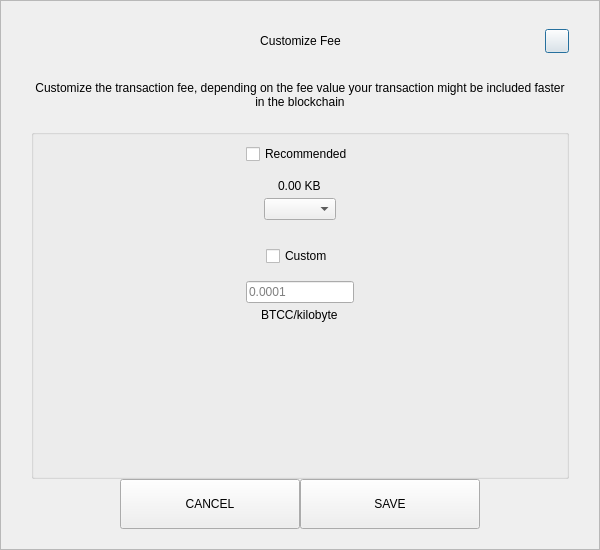
<?xml version="1.0" encoding="UTF-8"?>
<ui version="4.0">
 <class>SendCustomFeeDialog</class>
 <widget class="QDialog" name="SendCustomFeeDialog">
  <property name="geometry">
   <rect>
    <x>0</x>
    <y>0</y>
    <width>600</width>
    <height>550</height>
   </rect>
  </property>
  <property name="windowTitle">
   <string>Form</string>
  </property>
  <layout class="QVBoxLayout" name="verticalLayout_3">
   <property name="spacing">
    <number>0</number>
   </property>
   <property name="leftMargin">
    <number>0</number>
   </property>
   <property name="topMargin">
    <number>0</number>
   </property>
   <property name="rightMargin">
    <number>0</number>
   </property>
   <property name="bottomMargin">
    <number>0</number>
   </property>
   <item>
    <widget class="QFrame" name="frame">
     <property name="styleSheet">
      <string notr="true"/>
     </property>
     <property name="frameShape">
      <enum>QFrame::StyledPanel</enum>
     </property>
     <property name="frameShadow">
      <enum>QFrame::Raised</enum>
     </property>
     <layout class="QVBoxLayout" name="verticalLayout_2">
      <property name="spacing">
       <number>0</number>
      </property>
      <property name="leftMargin">
       <number>30</number>
      </property>
      <property name="topMargin">
       <number>20</number>
      </property>
      <property name="rightMargin">
       <number>30</number>
      </property>
      <property name="bottomMargin">
       <number>20</number>
      </property>
      <item>
       <layout class="QHBoxLayout" name="horizontalLayout_3">
        <property name="spacing">
         <number>0</number>
        </property>
        <item>
         <spacer name="horizontalSpacer_21">
          <property name="orientation">
           <enum>Qt::Horizontal</enum>
          </property>
          <property name="sizeHint" stdset="0">
           <size>
            <width>40</width>
            <height>20</height>
           </size>
          </property>
         </spacer>
        </item>
        <item>
         <widget class="QLabel" name="labelTitle">
          <property name="minimumSize">
           <size>
            <width>0</width>
            <height>40</height>
           </size>
          </property>
          <property name="maximumSize">
           <size>
            <width>16777215</width>
            <height>40</height>
           </size>
          </property>
          <property name="styleSheet">
           <string notr="true">padding-left:24px;</string>
          </property>
          <property name="text">
           <string>Customize Fee</string>
          </property>
          <property name="alignment">
           <set>Qt::AlignCenter</set>
          </property>
          <property name="margin">
           <number>7</number>
          </property>
         </widget>
        </item>
        <item>
         <spacer name="horizontalSpacer">
          <property name="orientation">
           <enum>Qt::Horizontal</enum>
          </property>
          <property name="sizeHint" stdset="0">
           <size>
            <width>40</width>
            <height>20</height>
           </size>
          </property>
         </spacer>
        </item>
        <item>
         <widget class="QPushButton" name="btnEsc">
          <property name="minimumSize">
           <size>
            <width>24</width>
            <height>24</height>
           </size>
          </property>
          <property name="maximumSize">
           <size>
            <width>24</width>
            <height>24</height>
           </size>
          </property>
          <property name="text">
           <string/>
          </property>
         </widget>
        </item>
       </layout>
      </item>
      <item>
       <spacer name="verticalSpacer_2">
        <property name="orientation">
         <enum>Qt::Vertical</enum>
        </property>
        <property name="sizeType">
         <enum>QSizePolicy::Fixed</enum>
        </property>
        <property name="sizeHint" stdset="0">
         <size>
          <width>20</width>
          <height>20</height>
         </size>
        </property>
       </spacer>
      </item>
      <item>
       <widget class="QLabel" name="labelMessage">
        <property name="text">
         <string>Customize the transaction fee, depending on the fee value your transaction might be included faster in the blockchain</string>
        </property>
        <property name="alignment">
         <set>Qt::AlignCenter</set>
        </property>
        <property name="wordWrap">
         <bool>true</bool>
        </property>
       </widget>
      </item>
      <item>
       <spacer name="verticalSpacer_3">
        <property name="orientation">
         <enum>Qt::Vertical</enum>
        </property>
        <property name="sizeType">
         <enum>QSizePolicy::Fixed</enum>
        </property>
        <property name="sizeHint" stdset="0">
         <size>
          <width>20</width>
          <height>20</height>
         </size>
        </property>
       </spacer>
      </item>
      <item>
       <widget class="QGroupBox" name="groupBox">
        <property name="title">
         <string/>
        </property>
        <layout class="QVBoxLayout" name="verticalLayout">
         <property name="leftMargin">
          <number>12</number>
         </property>
         <property name="rightMargin">
          <number>12</number>
         </property>
         <item>
          <layout class="QVBoxLayout" name="verticalLayout_4">
           <property name="spacing">
            <number>5</number>
           </property>
           <item alignment="Qt::AlignHCenter">
            <widget class="QCheckBox" name="checkBoxRecommended">
             <property name="text">
              <string>Recommended</string>
             </property>
            </widget>
           </item>
           <item>
            <spacer name="verticalSpacer_5">
             <property name="orientation">
              <enum>Qt::Vertical</enum>
             </property>
             <property name="sizeType">
              <enum>QSizePolicy::Fixed</enum>
             </property>
             <property name="sizeHint" stdset="0">
              <size>
               <width>20</width>
               <height>10</height>
              </size>
             </property>
            </spacer>
           </item>
           <item alignment="Qt::AlignHCenter">
            <widget class="QLabel" name="labelFee">
             <property name="text">
              <string>0.00 KB</string>
             </property>
            </widget>
           </item>
           <item alignment="Qt::AlignHCenter">
            <widget class="QComboBox" name="comboBoxRecommended"/>
           </item>
          </layout>
         </item>
         <item>
          <spacer name="verticalSpacer">
           <property name="orientation">
            <enum>Qt::Vertical</enum>
           </property>
           <property name="sizeType">
            <enum>QSizePolicy::Fixed</enum>
           </property>
           <property name="sizeHint" stdset="0">
            <size>
             <width>20</width>
             <height>20</height>
            </size>
           </property>
          </spacer>
         </item>
         <item>
          <layout class="QVBoxLayout" name="verticalLayout_5">
           <property name="spacing">
            <number>5</number>
           </property>
           <item alignment="Qt::AlignHCenter">
            <widget class="QCheckBox" name="checkBoxCustom">
             <property name="text">
              <string>Custom</string>
             </property>
            </widget>
           </item>
           <item>
            <spacer name="verticalSpacer_6">
             <property name="orientation">
              <enum>Qt::Vertical</enum>
             </property>
             <property name="sizeType">
              <enum>QSizePolicy::Fixed</enum>
             </property>
             <property name="sizeHint" stdset="0">
              <size>
               <width>20</width>
               <height>10</height>
              </size>
             </property>
            </spacer>
           </item>
           <item alignment="Qt::AlignHCenter">
            <widget class="QLineEdit" name="lineEditCustomFee">
             <property name="placeholderText">
              <string notr="true">0.0001</string>
             </property>
            </widget>
           </item>
           <item alignment="Qt::AlignHCenter">
            <widget class="QLabel" name="labelCustomFee">
             <property name="text">
              <string>BTCC/kilobyte</string>
             </property>
            </widget>
           </item>
          </layout>
         </item>
         <item>
          <spacer name="verticalSpacer_4">
           <property name="orientation">
            <enum>Qt::Vertical</enum>
           </property>
           <property name="sizeHint" stdset="0">
            <size>
             <width>20</width>
             <height>40</height>
            </size>
           </property>
          </spacer>
         </item>
        </layout>
       </widget>
      </item>
      <item>
       <layout class="QHBoxLayout" name="horizontalLayout" stretch="1,2,2,1">
        <item>
         <spacer name="horizontalSpacer1">
          <property name="orientation">
           <enum>Qt::Horizontal</enum>
          </property>
          <property name="sizeHint" stdset="0">
           <size>
            <width>40</width>
            <height>20</height>
           </size>
          </property>
         </spacer>
        </item>
        <item>
         <widget class="QPushButton" name="btnCancel">
          <property name="minimumSize">
           <size>
            <width>180</width>
            <height>50</height>
           </size>
          </property>
          <property name="focusPolicy">
           <enum>Qt::NoFocus</enum>
          </property>
          <property name="text">
           <string>CANCEL</string>
          </property>
         </widget>
        </item>
        <item>
         <widget class="QPushButton" name="btnSave">
          <property name="minimumSize">
           <size>
            <width>180</width>
            <height>50</height>
           </size>
          </property>
          <property name="focusPolicy">
           <enum>Qt::NoFocus</enum>
          </property>
          <property name="text">
           <string>SAVE</string>
          </property>
         </widget>
        </item>
        <item>
         <spacer name="horizontalSpacer_2">
          <property name="orientation">
           <enum>Qt::Horizontal</enum>
          </property>
          <property name="sizeHint" stdset="0">
           <size>
            <width>40</width>
            <height>20</height>
           </size>
          </property>
         </spacer>
        </item>
       </layout>
      </item>
     </layout>
    </widget>
   </item>
  </layout>
 </widget>
 <resources/>
 <connections/>
</ui>
